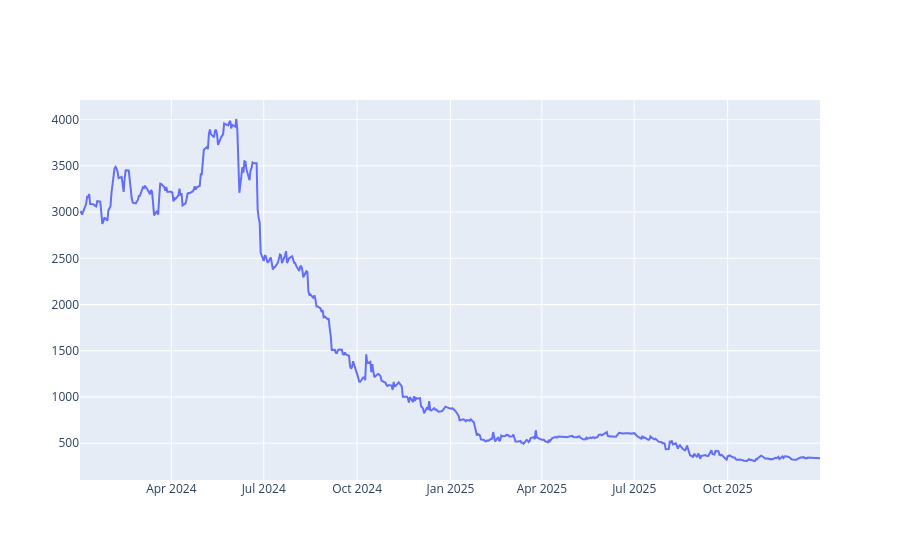

The code cell stored with this chart in its notebook:
### Code cell
values = data_helper.momentum_portfolio(
    close,
    start_date="2024-01-01",
    end_date="2026-01-01",
    lookback=126,
    topn=3,
    initial_cash=INITIAL_CASH,
    fees=FEES,
    fixed_fees=FIXED_FEES,
    slippage=SLIPPAGE
).value()

fig = go.Figure()
fig.add_trace(go.Scatter(
    x=values.index,
    y=values,
    mode="lines",
))
fig.show()

### Figure 1 — Plotly figure (JSON) as saved in the notebook; plotly's stock layout.template omitted (floating-point values rounded to 4 significant figures; data arrays with more than 128 entries replaced by an {"elided": "..."} marker saying what was removed)
{"data": [{"mode": "lines", "type": "scatter", "x": {"elided": "515 str values"}, "y": {"elided": "515 float values"}}], "layout": {}}
